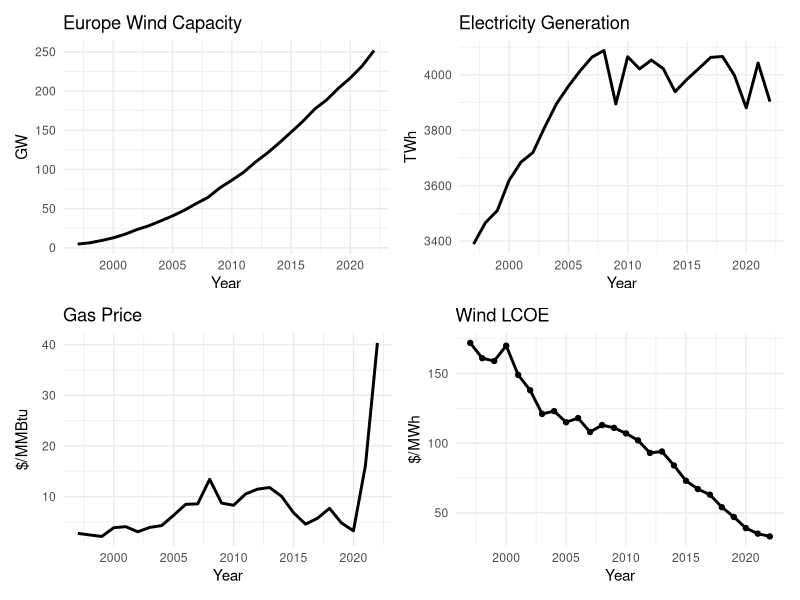
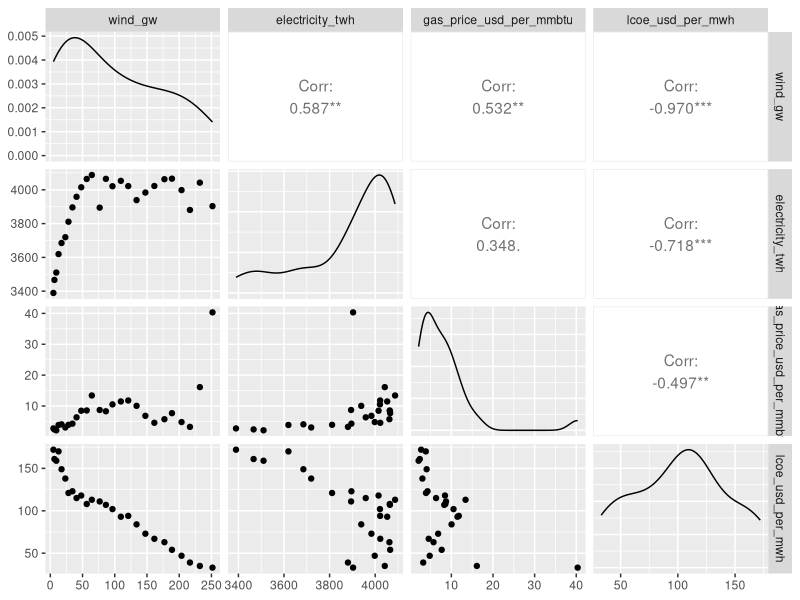
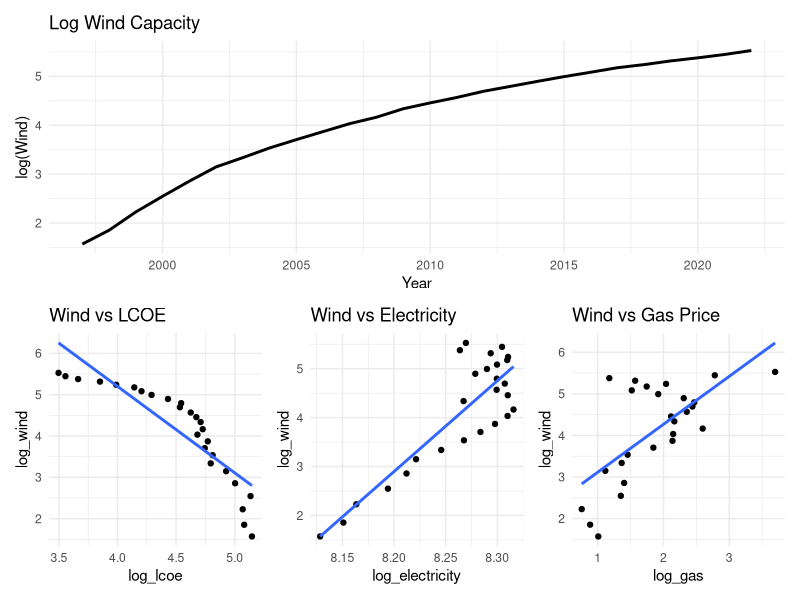
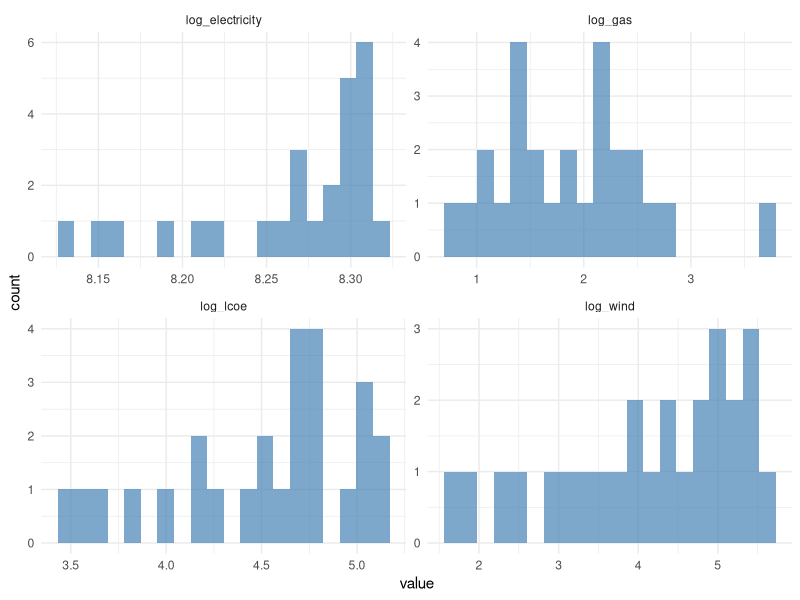
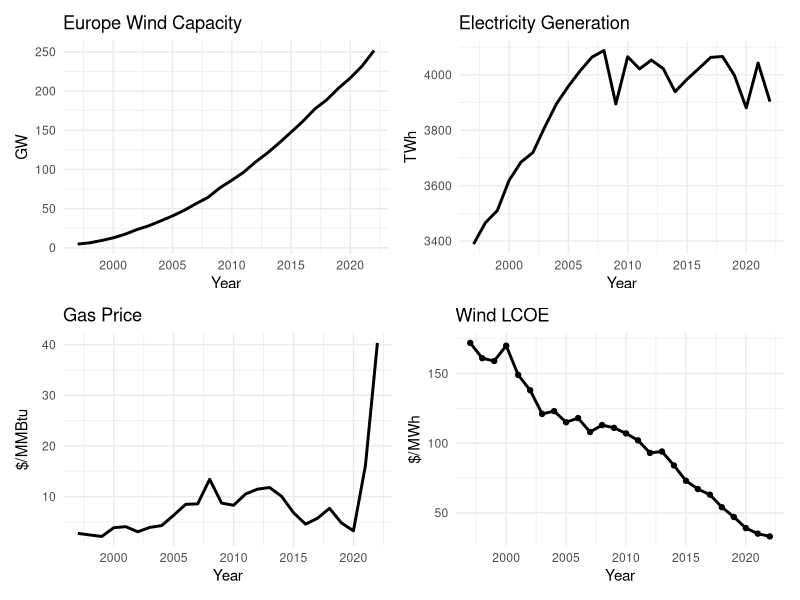
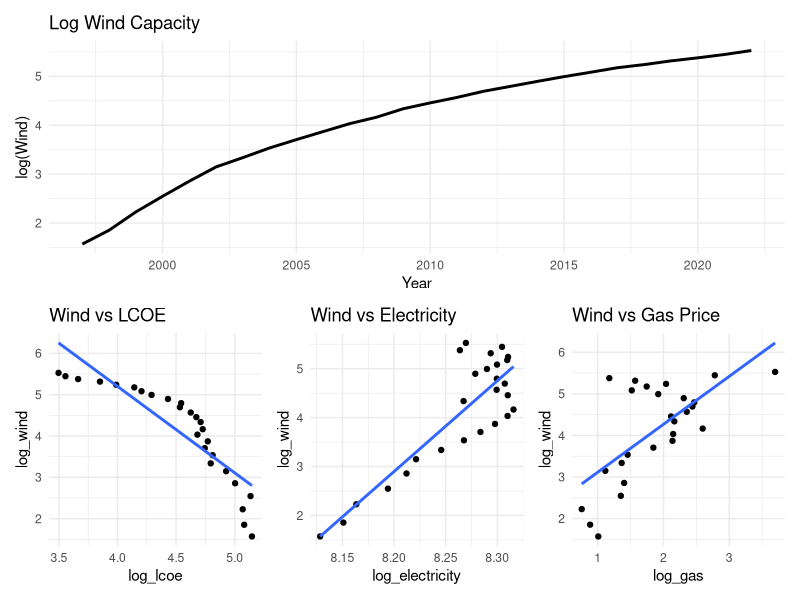

The R script that drew these images, in order:
# File: 02_exploratory_data_analysis.R
# Project: Wind Energy Adoption Forecasting
# Purpose: Perform EDA, visualisation, correlation analysis, and transformations

# Load libraries
library(readr)
library(dplyr)
library(tidyr)
library(ggplot2)
library(GGally)
library(patchwork)
library(here)

# Load data
master_df <- read_csv(
  here("data", "clean", "master_dataset.csv")
)

# Basic summary
summary(master_df)

# Time Series Visualisation
p1 <- ggplot(master_df, aes(x = year, y = wind_gw)) +
  geom_line(linewidth = 1) +
  labs(title = "Europe Wind Capacity", x = "Year", y = "GW") +
  theme_minimal()

p2 <- ggplot(master_df, aes(x = year, y = electricity_twh)) +
  geom_line(linewidth = 1) +
  labs(title = "Electricity Generation", x = "Year", y = "TWh") +
  theme_minimal()

p3 <- ggplot(master_df, aes(x = year, y = gas_price_usd_per_mmbtu)) +
  geom_line(linewidth = 1) +
  labs(title = "Gas Price", x = "Year", y = "$/MMBtu") +
  theme_minimal()

p4 <- ggplot(master_df, aes(x = year, y = lcoe_usd_per_mwh)) +
  geom_line(linewidth = 1) +
  geom_point() +
  labs(title = "Wind LCOE", x = "Year", y = "$/MWh") +
  theme_minimal()

# Combine plots
(p1 | p2) / (p3 | p4)

# Correlation Analysis
eda_vars <- master_df %>%
  select(
    wind_gw,
    electricity_twh,
    gas_price_usd_per_mmbtu,
    lcoe_usd_per_mwh
  )

cor_matrix <- cor(eda_vars, use = "complete.obs")
print(cor_matrix)

ggpairs(eda_vars)

# Log Transformation
eda_log <- master_df %>%
  mutate(
    log_wind = log(wind_gw),
    log_electricity = log(electricity_twh),
    log_gas = log(gas_price_usd_per_mmbtu),
    log_lcoe = log(lcoe_usd_per_mwh)
  )

# Log-based Visualisation
p5 <- ggplot(eda_log, aes(x = year, y = log_wind)) +
  geom_line(linewidth = 1) +
  labs(title = "Log Wind Capacity", x = "Year", y = "log(Wind)") +
  theme_minimal()

p6 <- ggplot(eda_log, aes(x = log_lcoe, y = log_wind)) +
  geom_point() +
  geom_smooth(method = "lm", se = FALSE) +
  labs(title = "Wind vs LCOE") +
  theme_minimal()

p7 <- ggplot(eda_log, aes(x = log_electricity, y = log_wind)) +
  geom_point() +
  geom_smooth(method = "lm", se = FALSE) +
  labs(title = "Wind vs Electricity") +
  theme_minimal()

p8 <- ggplot(eda_log, aes(x = log_gas, y = log_wind)) +
  geom_point() +
  geom_smooth(method = "lm", se = FALSE) +
  labs(title = "Wind vs Gas Price") +
  theme_minimal()

# Combine plots
(p5) / (p6 | p7 | p8)

# Distribution Analysis
p9 <- eda_log %>%
  select(log_wind, log_lcoe, log_electricity, log_gas) %>%
  pivot_longer(cols = everything()) %>%
  ggplot(aes(x = value)) +
  geom_histogram(bins = 20, fill = "steelblue", alpha = 0.7) +
  facet_wrap(~name, scales = "free") +
  theme_minimal()

p9

# Data Quality Check
anyDuplicated(master_df)

# Save time series overview
ggsave(
  here("outputs", "eda", "time_series_overview.png"),
  plot = (p1 | p2) / (p3 | p4),
  width = 10, height = 6
)

# Save log relationships
ggsave(
  here("outputs", "eda", "log_relationships.png"),
  plot = (p5) / (p6 | p7 | p8),
  width = 10, height = 6
)
